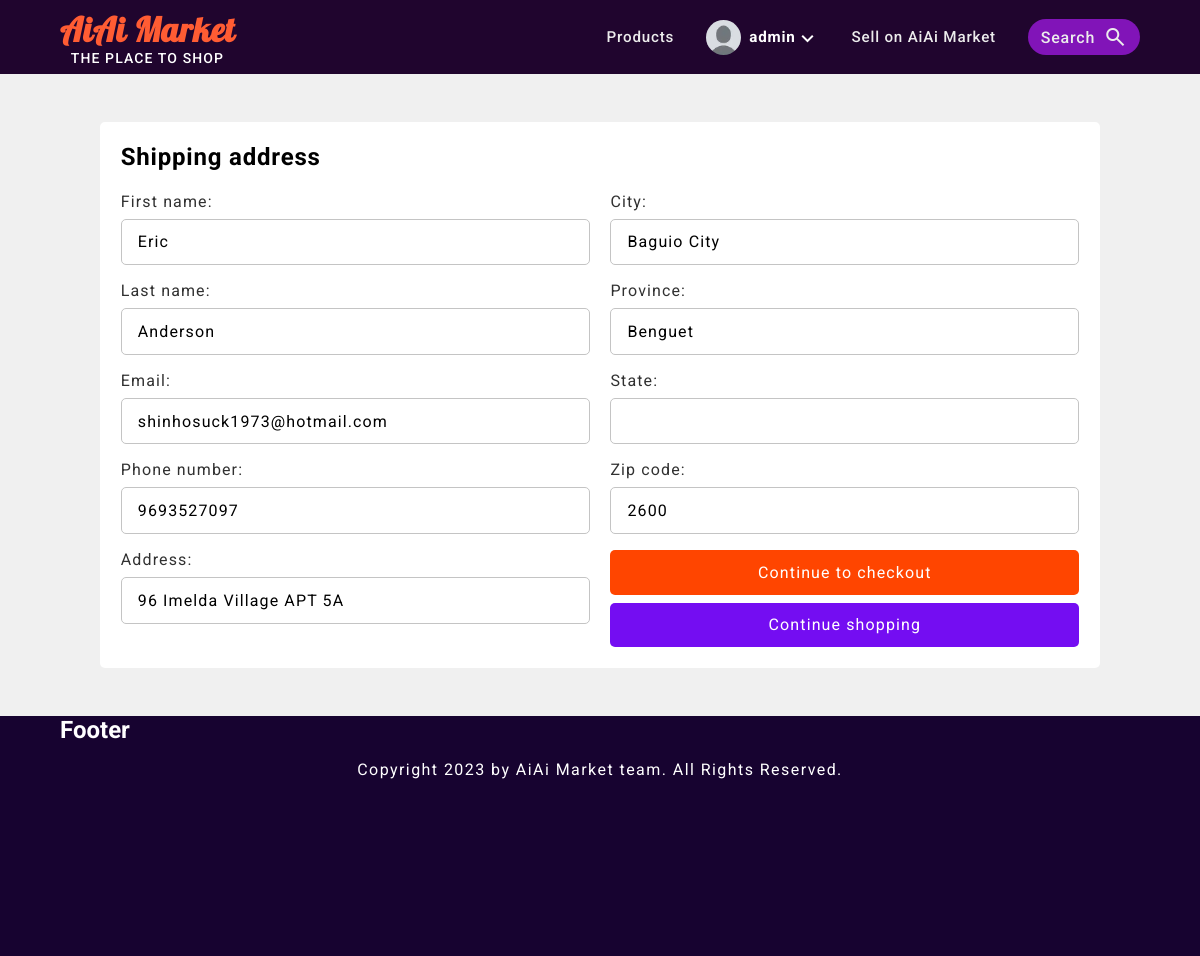
Page /shipping/address/ (signed in) on the earlier database version.
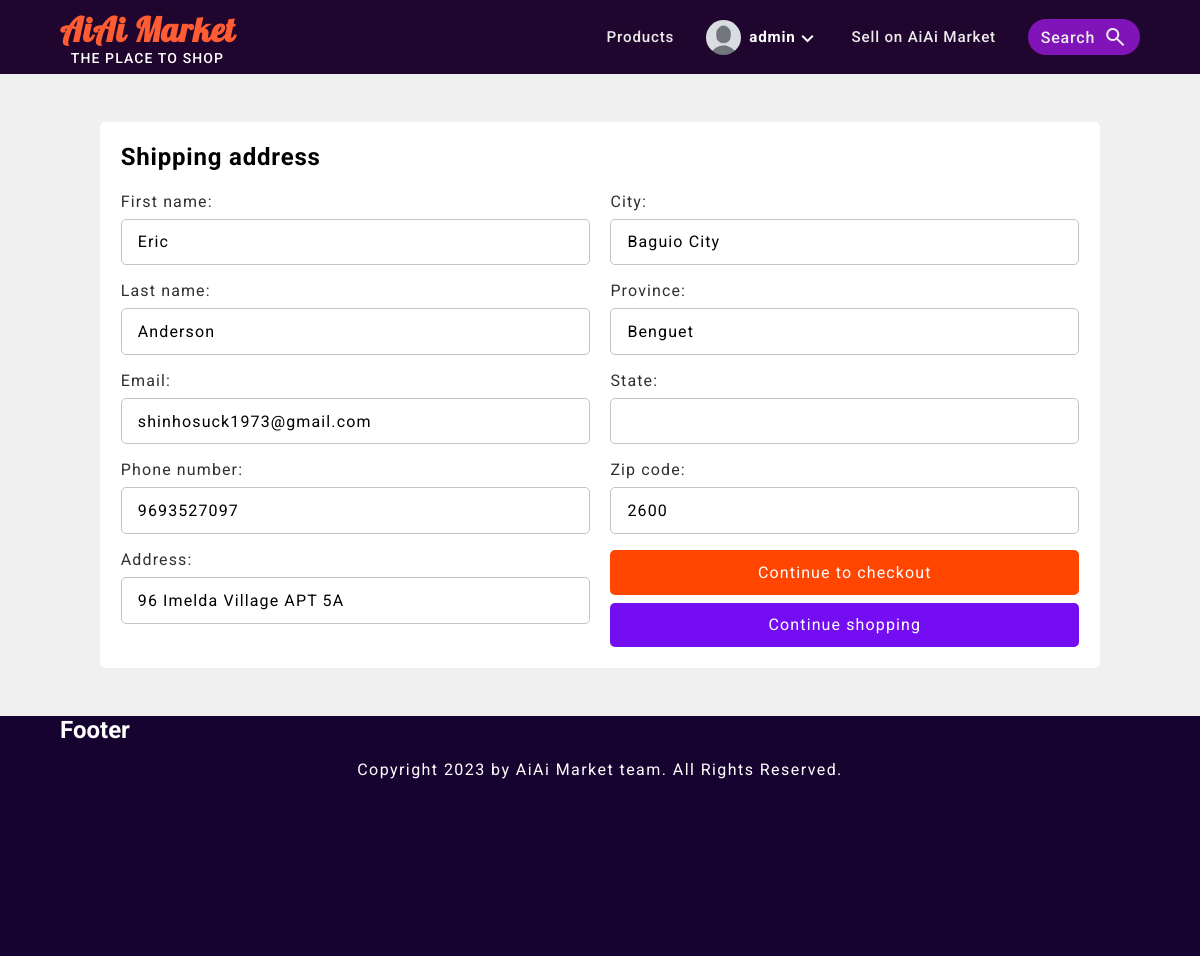
Same page on the later database version.
### users/models.py (models this page shows, shortened)
class UserProfile(models.Model):
    user = models.OneToOneField(User, on_delete=models.CASCADE, null=True, blank=True)
    profile_image = models.ImageField(upload_to='profile_images', default='profile_images/default_iamge.webp')
    user_name = models.CharField(max_length=50)
    first_name = models.CharField(max_length=50)
    last_name = models.CharField(max_length=100)
    email = models.EmailField(max_length=100)

### products/models.py (models this page shows, shortened)
class ShippingAddress(models.Model):
    id = models.UUIDField(
        primary_key=True,
        default=uuid.uuid4,
        editable=False
    )
    customer = models.ForeignKey(User, on_delete=models.CASCADE, null=True, blank=True)
    first_name = models.CharField(max_length=100)
    last_name = models.CharField(max_length= 100)
    email = models.EmailField(max_length=100)
    phone_number = models.IntegerField()
    address = models.CharField(max_length=1000)
    city = models.CharField(max_length=100)
    province = models.CharField(max_length=100, null=True, blank=True)
    state = models.CharField(max_length=100, null=True, blank=True)
    zip_code = models.IntegerField()
    class Meta:
        verbose_name_plural = 'Addresses'

### products/views.py (the view, shortened to what this page needs)
# urls.py: path('shipping/address/', customer_address_view, name='shipping-address'),
@login_required
def customer_address_view(request):
    instance = ShippingAddress.objects.filter(customer=request.user).first()
    form = ShippingAddressForm(instance=instance)
    context = {'form': form}
    return render(request, 'products/address.html', context)

### products/forms.py
class ShippingAddressForm(forms.ModelForm):
    class Meta:
        model = ShippingAddress
        fields = [
            'first_name',
            'last_name',
            'email',
            'phone_number',
            'address',
            'city',
            'province',
            'state',
            'zip_code'
        ]

### templates/products/address.html (shortened to what this page needs)
{% extends 'index.html' %}
{% block content %}
<div class="shipping-address-form-wrapper">
    <form class="shipping-address-form" action="" method="POST">
        <h2 class="shipping-address-form-header">Shipping address</h2>
        <div class="address-inputs">
            <div class="address-first-name">
                {{ form.first_name.label_tag }}
                {{ form.first_name }}
            </div>
            <div class="address-last-name">
                {{ form.last_name.label_tag }}
                {{ form.last_name }}
            </div>
            <div class="address-email">
                {{ form.email.label_tag }}
                {{ form.email }}
            </div>
            <div class="address-phone-number">
                {{ form.phone_number.label_tag }}
                {{ form.phone_number }}
            </div>
            <div class="address-address-input">
                {{ form.address.label_tag }}
                {{ form.address }}
            </div>
        </div>
        <div class="address-inputs">
            <div class="address-city">
                {{ form.city.label_tag }}
                {{ form.city }}
            </div>
            <div class="address-province">
                {{ form.province.label_tag }}
                {{ form.province }}
            </div>
            <div class="address-state">
                {{ form.state.label_tag }}
                {{ form.state }}
            </div>
            <div class="address-zip_code">
                {{ form.zip_code.label_tag }}
                {{ form.zip_code }}
            </div>
            <div class="address-btns">
                <button type="submit">Continue to checkout</button>
                <a href="{% url 'products:product-list' %}">Continue shopping</a>
            </div>
        </div>
    </form>
</div>
{% endblock content %}

### templates/index.html (shortened to what this page needs)
{% load static %}
<!DOCTYPE html>
<html lang="en">
<head>
    <link rel="stylesheet" type="text/css" href="{% static 'css/products.css' %}">
    <link rel="stylesheet" type="text/css" href="{% static 'css/users.css' %}">
</head>
<body id="body">
    <header id="header">
        {% block navbar %}
            {% include 'navbar.html' %}
        {% endblock navbar%}
    </header>
    <main>
        <div class="main-content">
            {% block content %}
            {% endblock content %}
        </div>
    </main>
    {% block footer %}
    <footer id="footer">
        <div class="footer-wrapper">
            <div class="footer-contents">
                <h2>Footer</h2>
            </div>
            <div class="copy-right">
                <p>Copyright 2023 by AiAi Market team. All Rights Reserved.</p>
            </div>
        </div>
    </footer>
    {% endblock footer %}
</body>
</html>

### templates/navbar.html (shortened to what this page needs)
<div class="nav-bar-wrapper">
    <a class="brand-name" href="{% url 'products:product-home' %}">
        <h1>AiAi Market</h1>
        <p>THE PLACE TO SHOP</p>
    </a>
    {% with request.resolver_match.url_name as url_name %}
        <nav class="nav-links">
            <a class="nav-link {% if url_name == 'product-list' %}active-nav-link{% endif %}" href="{% url 'products:product-list' %}">Products</a>
            {% if not request.user.is_authenticated %}
                <a class="nav-link {% if url_name == 'user-login' %}active-nav-link{% endif %}" href="{% url 'users:user-login' %}">Login</a>
                <a class="nav-link {% if url_name == 'user-register' %}active-nav-link{% endif %}" href="{% url 'users:user-register' %}">Register</a>
            {% else %}
                <div class="logged-in-user-nav-link-container">
                    <div class="toggle-user-navbar">
                        <img class="logged-in-navbar-user-profile-img" src="{{request.user.userprofile.profile_image.url}}" alt="">
                        <h4 class="logged-in-navbar-username">{{ request.user.username }}</h4>
                        <span class="material-symbols-outlined logged-in-navbar-arrow-down">
                        </span>
                    </div>
                </div>
            {% endif %}
            <a href="{% url 'sellers:sellers-seller' %}" class="nav-link">Sell on AiAi Market</a>
            <button type="button" class="nav-link nav-link-search-button">
                Search
                <span class="material-symbols-outlined search-icon">search</span>
            </button>
        </nav>
    {% endwith %}
</div>

### static/css/products.css (style rules this page uses)
:root { --purple-10: hsl(280, 80%, 10%); --purple-15: hsl(280, 80%, 15%); --purple-20: hsl(280, 80%, 20%); --purple-25: hsl(280, 80%, 25%); --purple-30: hsl(280, 80%, 30%); --purple-35: hsl(280, 80%, 35%); --purple-40: hsl(280, 80%, 40%); --purple-45: hsl(280, 80%, 45%); --purple-50: hsl(280, 80%, 50%); --purple-55: hsl(280, 80%, 55%); --purple-60: hsl(280, 80%, 60%); --purple-65: hsl(280, 100%, 65%); --purple-70: hsl(280, 100%, 70%); --purple-75: hsl(280, 100%, 75%); --purple-80: hsl(280, 100%, 80%); --purple-85: hsl(280, 100%, 85%); --purple-90: hsl(280, 100%, 90%); --purple-93: hsl(280, 100%, 93%); --purple-95: hsl(280, 100%, 95%); --purple-97: hsl(280, 100%, 97%); --blue-40: hsl(251, 100%, 40%); --blue-45: hsl(251, 100%, 45%); --blue-50: hsl(251, 100%, 50%); --blue-55: hsl(251, 100%, 55%); --blue-60: hsl(251, 100%, 60%); --orange-40: hsl(12, 100%, 40%); --orange-45: hsl(12, 100%, 45%); --orange-50: hsl(12, 100%, 50%); --orange-55: hsl(12, 100%, 55%); --orange-60: hsl(12, 100%, 60%); --orange-65: hsl(12, 100%, 65%); --orange-70: hsl(12, 100%, 70%); --orange-75: hsl(12, 100%, 75%); --orange-80: hsl(12, 100%, 80%); --orange-yellow-54: hsl(34, 100%, 54%); --red-52: hsl(0, 100%, 52%); --red-55: hsl(0, 100%, 55%); --red-60: hsl(349, 100%, 62%); --black-5: hsl(0, 0%, 5%); --black-10: hsl(0, 0%, 10%); --black-15: hsl(0, 0%, 15%); --black-20: hsl(0, 0%, 20%); --black-25: hsl(0, 0%, 25%); --black-30: hsl(0, 0%, 30%); --black-40: hsl(0, 0%, 40%); --black-50: hsl(0, 0%, 50%); --black-60: hsl(0, 0%, 60%); --black-70: hsl(0, 0%, 70%); --black-80: hsl(0, 0%, 80%); --black-85: hsl(0, 0%, 85%); --black-90: hsl(0, 0%, 90%); --black-95: hsl(0, 0%, 95%); }
html, body { scroll-behavior: smooth; }
a { display: inline-block; text-decoration: none; }
header { background: var(--purple-10); }
.main-content { background: rgb(240, 240, 240); }
.nav-bar-wrapper { display: none; }
@media screen and (min-width: 1000px) { .nav-bar-wrapper { width: 90%; margin: 0 auto; display: flex; justify-content: space-between; align-items: center; flex-wrap: wrap; padding: 0.5rem 0; row-gap: 0.5rem; column-gap: 1rem; } }
@media screen and (min-width: 1000px) { .nav-links { display: flex; flex-wrap: wrap; align-items: center; row-gap: 0.5rem; column-gap: 2rem; } }
@media screen and (min-width: 1000px) { .brand-name { display: flex; flex-direction: column; align-items: center; } }
@media screen and (min-width: 1000px) { .brand-name > h1 { font-size: 2.1rem; letter-spacing: 0.05rem; font-weight: 700; color: var(--orange-60); font-family: 'Lobster', 'Roboto', sans-serif; } }
@media screen and (min-width: 1000px) { .brand-name > p { color: white; letter-spacing: 0.07rem; font-weight: 500; font-size: 14px; } }
@media screen and (min-width: 1000px) { .logged-in-user-nav-link-container { position: relative; } }
@media screen and (min-width: 1000px) { .toggle-user-navbar { color: white; letter-spacing: 0.05rem; cursor: pointer; display: flex; align-items: center; -webkit-tap-highlight-color: transparent !important; } }
@media screen and (min-width: 1000px) { .toggle-user-navbar > span { margin-top: 0.2rem; } }
@media screen and (min-width: 1000px) { .toggle-user-navbar > img { width: 35px; display: block; aspect-ratio: 1/1; border-radius: 50%; margin-right: 0.5rem } }
@media screen and (min-width: 1000px) { .toggle-user-navbar > h4 { letter-spacing: 0.05rem; font-size: 0.95rem; } }
@media screen and (min-width: 1000px) { .nav-link { color: rgb(236, 236, 236); letter-spacing: 0.05rem; font-size: 0.95rem; font-weight: 500; } }
@media screen and (min-width: 1000px) { .nav-link-search-button { background: var(--purple-40); padding: 0.4rem 0.8rem; border-radius: 20px; font-size: 1rem; display: flex; align-items: center; gap: 0.5rem; border: none; cursor: pointer; -webkit-tap-highlight-color: transparent !important; } }
input::placeholder, textarea::placeholder { font-size: 1rem; }
.footer-wrapper { min-height: 30vh; background: rgb(23, 3, 48); }
.footer-contents { width: 90%; margin: 0 auto; }
.footer-contents > * { color: white; }
.copy-right { padding: 1rem; }
.copy-right > p { color: white; letter-spacing: 0.09rem; text-align: center; }

Differences in the rows shown:
changed ShippingAddress "Eric": email "shinhosuck1973@hotmail.com" → "shinhosuck1973@gmail.com"
